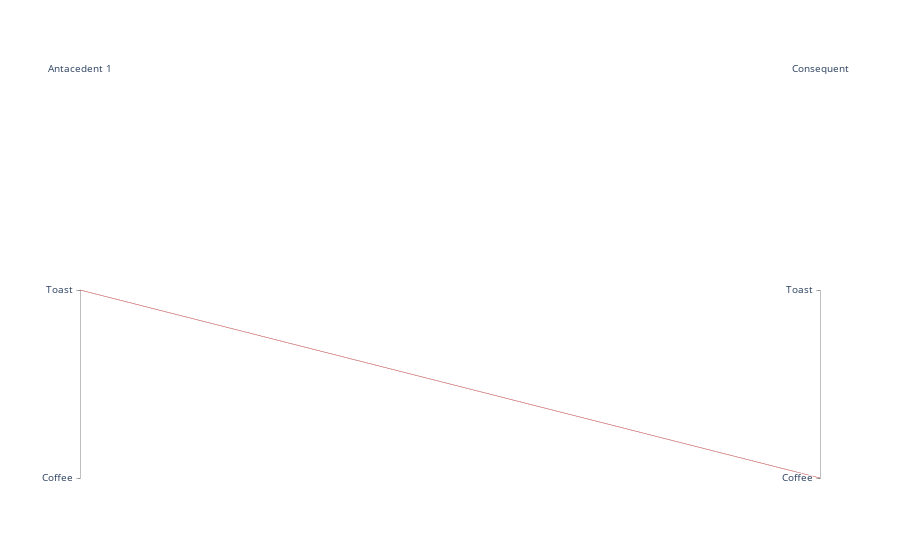
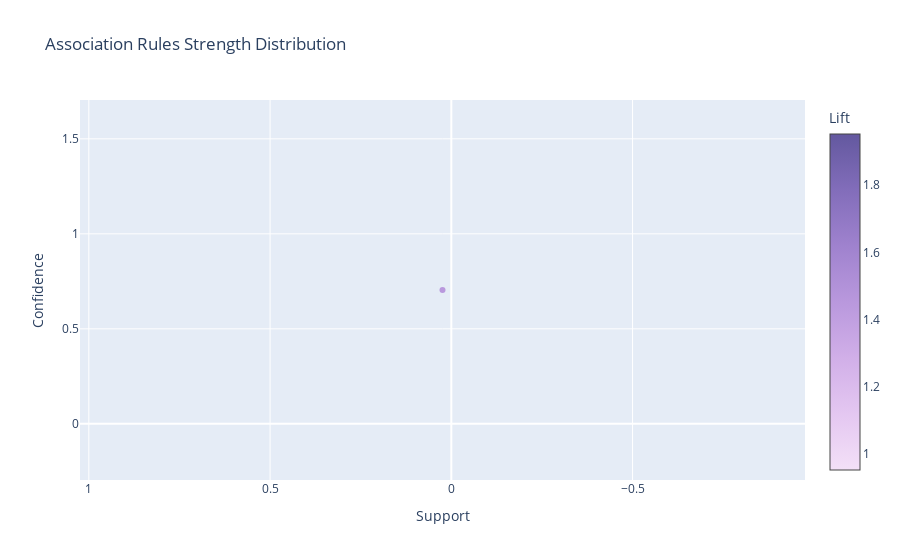
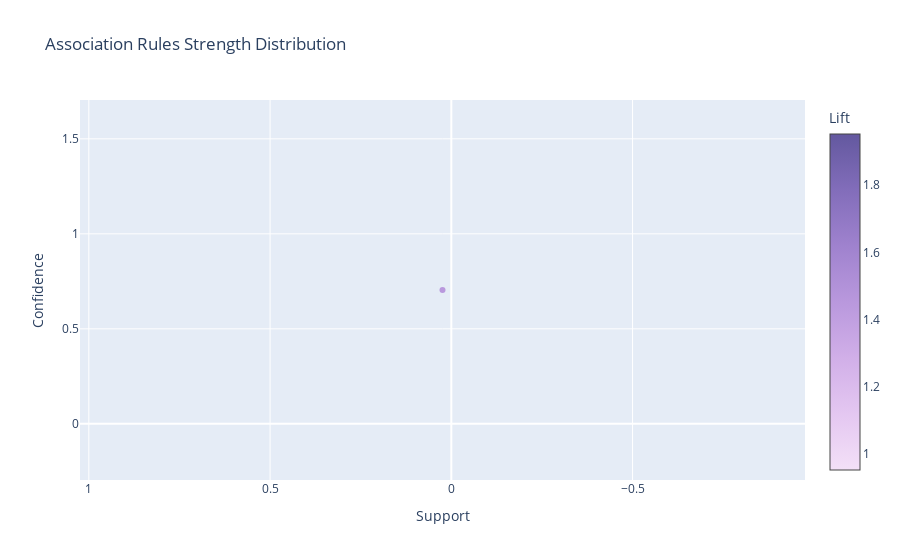

Notebook code cell kept with these figures, in order:
### Code cell
# Efficient apriori rules visualization

PyARMViz.adjacency_parallel_coordinate_plot(rules_ap_ef2)
PyARMViz.metadata_scatter_plot(rules_ap_ef2)

### Figure 1 — Plotly figure (JSON) as saved in the notebook; plotly's stock layout.template omitted (floating-point values rounded to 4 significant figures)
{"data": [{"dimensions": [{"label": "Antacedent 1", "range": [0, 2], "ticktext": ["Coffee", "Toast"], "tickvals": [0, 1], "values": [1]}, {"label": "Consequent", "range": [0, 2], "ticktext": ["Coffee", "Toast"], "tickvals": [0, 1], "values": [0]}], "line": {"color": [0.7], "colorscale": [[0, "white"], [1, "red"]]}, "type": "parcoords"}], "layout": {"paper_bgcolor": "white", "plot_bgcolor": "white"}}

### Figure 2 — Plotly figure (JSON) as saved in the notebook; plotly's stock layout.template omitted (floating-point values rounded to 4 significant figures)
{"data": [{"marker": {"color": [1.452], "colorbar": {"title": {"text": "Lift"}}, "colorscale": [[0, "rgb(243, 224, 247)"], [0.1667, "rgb(228, 199, 241)"], [0.3333, "rgb(209, 175, 232)"], [0.5, "rgb(185, 152, 221)"], [0.6667, "rgb(159, 130, 206)"], [0.8333, "rgb(130, 109, 186)"], [1, "rgb(99, 88, 159)"]]}, "mode": "markers", "text": ["('Toast',) => ('Coffee',), Lift: 1.4523372961889556"], "type": "scatter", "x": [0.02433], "y": [0.7044]}], "layout": {"title": {"text": "Association Rules Strength Distribution"}, "xaxis": {"autorange": "reversed", "title": {"text": "Support"}}, "yaxis": {"title": {"text": "Confidence"}}}}

### Figure 3 — Plotly figure (JSON) as saved in the notebook; plotly's stock layout.template omitted (floating-point values rounded to 4 significant figures)
{"data": [{"marker": {"color": [1.452], "colorbar": {"title": {"text": "Lift"}}, "colorscale": [[0, "rgb(243, 224, 247)"], [0.1667, "rgb(228, 199, 241)"], [0.3333, "rgb(209, 175, 232)"], [0.5, "rgb(185, 152, 221)"], [0.6667, "rgb(159, 130, 206)"], [0.8333, "rgb(130, 109, 186)"], [1, "rgb(99, 88, 159)"]]}, "mode": "markers", "text": ["('Toast',) => ('Coffee',), Lift: 1.4523372961889556"], "type": "scatter", "x": [0.02433], "y": [0.7044]}], "layout": {"title": {"text": "Association Rules Strength Distribution"}, "xaxis": {"autorange": "reversed", "title": {"text": "Support"}}, "yaxis": {"title": {"text": "Confidence"}}}}
